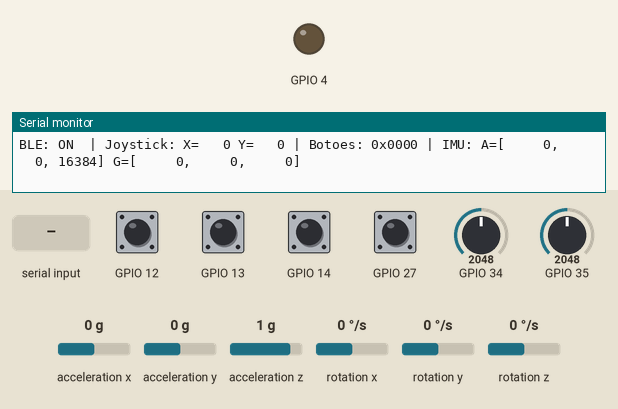
Simulated run of this sketch. Board: ESP32. Shown: output pins drawn as LEDs (lit = HIGH), the last lines printed to the serial monitor. Wiring (inferred from the names in the program): MPU-6050 motion sensor at I2C address 0x68. The test bench sets the inputs (shaded band); at power-on: GPIO 12–14, GPIO 27 HIGH, GPIO 34 = 2048, GPIO 35 = 2048, acceleration x 0 g, acceleration y 0 g, acceleration z 1 g, rotation x 0 °/s, rotation y 0 °/s, rotation z 0 °/s (analog values on the 0–4095 scale). USB keyboard and mouse output is not drawn.

Above: at 2.6 s.
2.7 s: "1\n" received over Serial
At 3.3 s:
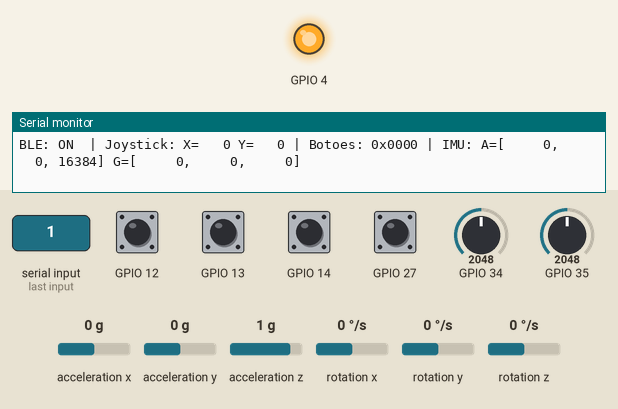
6.5 s: GPIO 34 set to 2339
8.0 s: GPIO 34 set to 2404
10.1 s: GPIO 35 set to 2327
11.6 s: GPIO 35 set to 2403
Timing chart, 0 to 14.6 s (numbered marks = the images above; inputs shaded):
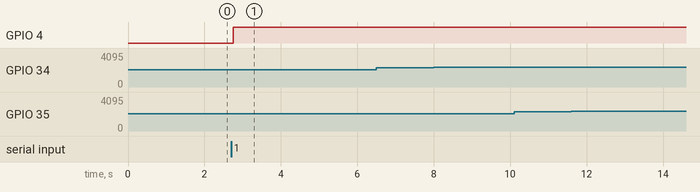

Measured:
- after the input at 2.7 s, GPIO 4: LOW → HIGH after 0.05 s

The sketch:

ControleESP32.ino
```cpp
#include <Arduino.h>

#include "src/controller/GamepadController.h"

constexpr bool ENABLE_SERIAL_DEBUG = true;
constexpr uint16_t DEBUG_PERIOD_MS = 250;

GamepadController controller;

void setup() {
  Serial.begin(115200);

  delay(1000);

  Serial.println();
  Serial.println("=== ESP32 iniciou ===");
  Serial.println("[1] Chamando controller.begin()...");

  if (!controller.begin()) {
    Serial.println("[ERRO] Nao foi possivel inicializar o controle.");

    for (;;) {
      delay(1000);
    }
  }

  Serial.println("[OK] Controle inicializado com sucesso.");
}

void loop() {
  // Main loop idle: communications task handles serial I/O and printing.
  vTaskDelay(
    pdMS_TO_TICKS(DEBUG_PERIOD_MS)
  );
}
```

BluetoothGamepad.cpp
```cpp
#include "BluetoothGamepad.h"

BluetoothGamepad::BluetoothGamepad()
  : bleGamepad(
      "ESP32 Gamepad",
      "PMR3402 Grupo G",
      100
    ),
    configuration() {
}

void BluetoothGamepad::begin() {
  /*
   * Envio manual:
   * atualizamos todos os campos e enviamos um único pacote completo.
   */
  configuration.setAutoReport(false);

  /*
   * O protótipo atual possui quatro botões físicos.
   */
  configuration.setButtonCount(4);

  /*
   * Não utilizamos D-pad nesta etapa.
   */
  configuration.setHatSwitchCount(0);

  /*
   * Um único joystick:
   * - X habilitado;
   * - Y habilitado;
   * - demais eixos desabilitados.
   */
  configuration.setWhichAxes(
    true,   // X
    true,   // Y
    false,  // Z
    false,  // RX
    false,  // RY
    false,  // RZ
    false,  // Slider 1
    false   // Slider 2
  );

  /*
   * Sua classe Joystick normaliza cada eixo entre -127 e 127.
   */
  configuration.setAxesMin(-127);
  configuration.setAxesMax(127);

  /*
   * Reintroduz a IMU no descritor HID mantendo o restante
   * do controle no formato minimo que se mostrou estavel.
   */
  configuration.setIncludeAccelerometer(true);
  configuration.setIncludeGyroscope(true);
  configuration.setMotionMin(-32767);
  configuration.setMotionMax(32767);

  /*
   * Um byte de Output Report para o rumble remoto:
   * 0 desliga; 1..255 ajustam a intensidade.
   */
  configuration.setEnableOutputReport(true);
  configuration.setOutputReportLength(OUTPUT_REPORT_LENGTH);

  bleGamepad.begin(&configuration);
}

bool BluetoothGamepad::isConnected() {
  return bleGamepad.isConnected();
}

void BluetoothGamepad::updateButtons(uint16_t buttonMask) {
  for (uint8_t index = 0; index < 4; index++) {
    uint16_t mask = 1U << index;

    /*
     * A biblioteca enumera os botões a partir de BUTTON_1.
     */
    uint8_t bluetoothButton =
      static_cast<uint8_t>(BUTTON_1 + index);

    if (buttonMask & mask) {
      bleGamepad.press(bluetoothButton);
    } else {
      bleGamepad.release(bluetoothButton);
    }
  }
}

void BluetoothGamepad::sendReport(
  const GamepadReport &report
) {
  if (!isConnected()) {
    return;
  }

  /*
   * Único joystick enviado como analógico esquerdo.
   *
   * Mantivemos os nomes joystick2X e joystick2Y no projeto
   * porque este é fisicamente o antigo Joystick 2.
   */
  bleGamepad.setLeftThumb(
    report.joystick2X,
    report.joystick2Y
  );

  updateButtons(report.buttons);

  if (report.imu.valid) {
    bleGamepad.setMotionControls(
      report.imu.gyroX,
      report.imu.gyroY,
      report.imu.gyroZ,
      report.imu.accelX,
      report.imu.accelY,
      report.imu.accelZ
    );
  }

  /*
   * Envia um pacote HID consolidado.
   */
  bleGamepad.sendReport();
}

bool BluetoothGamepad::readRumbleIntensity(
  uint8_t &intensity
) {
  if (bleGamepad.isOutputReceived()) {
    uint8_t *outputBuffer =
      bleGamepad.getOutputBuffer();

    if (outputBuffer != nullptr) {
      intensity = outputBuffer[0];
      return true;
    }
  }

  return false;
}
```

BluetoothGamepad.h
```cpp
#pragma once

#include <Arduino.h>
#include <BleGamepad.h>

#include "../model/ControllerTypes.h"

/**
 * Gerencia a comunicação Bluetooth HID com o computador.
 *
 * Responsabilidades:
 * - iniciar o dispositivo BLE;
 * - informar se existe um host conectado;
 * - enviar joystick, botões e IMU.
 */
class BluetoothGamepad {
  private:
    static constexpr uint8_t OUTPUT_REPORT_LENGTH = 1;

    BleGamepad bleGamepad;
    BleGamepadConfiguration configuration;

    /**
     * Atualiza o estado dos quatro botões no relatório HID.
     */
    void updateButtons(uint16_t buttonMask);

  public:
    BluetoothGamepad();

    /**
     * Inicializa o Bluetooth e começa o advertising.
     */
    void begin();

    /**
     * Retorna true quando existe um computador conectado.
     */
    bool isConnected();

    /**
     * Envia ao computador o estado mais recente do controle.
     */
    void sendReport(const GamepadReport &report);

    /**
     * Lê a intensidade de rumble enviada pelo host via Output Report.
     *
     * 0 desliga o motor; 1..255 ajustam a intensidade PWM.
     */
    bool readRumbleIntensity(uint8_t &intensity);
};
```

Button.cpp
```cpp
#include "Button.h"

Button::Button(uint8_t pin, uint16_t debounceMs) {
  this->pin = pin;
  this->debounceMs = debounceMs;

  this->stablePressed = false;
  this->lastRawPressed = false;
  this->lastRawChangeTime = 0;
}

void Button::begin() {
  pinMode(pin, INPUT_PULLUP);

  /*
   * Como utilizamos INPUT_PULLUP:
   * - LOW  significa botão pressionado;
   * - HIGH significa botão solto.
   */
  bool initialPressed = digitalRead(pin) == LOW;

  stablePressed = initialPressed;
  lastRawPressed = initialPressed;
  lastRawChangeTime = millis();
}

void Button::update(unsigned long currentTime) {
  bool rawPressed = digitalRead(pin) == LOW;

  /*
   * Caso a leitura bruta mude, iniciamos novamente a contagem
   * do tempo necessário para considerar a mudança estável.
   */
  if (rawPressed != lastRawPressed) {
    lastRawPressed = rawPressed;
    lastRawChangeTime = currentTime;
  }

  /*
   * A mudança somente é aceita após permanecer constante
   * durante o intervalo de debounce.
   */
  if (
    currentTime - lastRawChangeTime >= debounceMs &&
    stablePressed != lastRawPressed
  ) {
    stablePressed = lastRawPressed;
  }
}

bool Button::isPressed() const {
  return stablePressed;
}
```

Button.h
```cpp
#pragma once

#include <Arduino.h>

/**
 * Representa um botão digital com debounce.
 *
 * Convenção elétrica:
 * - botão solto: GPIO em HIGH;
 * - botão pressionado: GPIO em LOW.
 *
 * O botão deve ser conectado entre o GPIO e o GND.
 */
class Button {
  private:
    uint8_t pin;
    uint16_t debounceMs;

    bool stablePressed;
    bool lastRawPressed;

    unsigned long lastRawChangeTime;

  public:
    Button(uint8_t pin, uint16_t debounceMs = 30);

    void begin();

    /**
     * Atualiza o estado interno considerando o debounce.
     */
    void update(unsigned long currentTime);

    /**
     * Retorna true quando o botão está pressionado de forma estável.
     */
    bool isPressed() const;
};
```

ButtonManager.cpp
```cpp
#include "ButtonManager.h"

ButtonManager::ButtonManager(
  uint8_t pinButton1,
  uint8_t pinButton2,
  uint8_t pinButton3,
  uint8_t pinButton4,
  uint16_t debounceMs
) :
  button1(pinButton1, debounceMs),
  button2(pinButton2, debounceMs),
  button3(pinButton3, debounceMs),
  button4(pinButton4, debounceMs),
  buttonMask(0) {
}

void ButtonManager::begin() {
  button1.begin();
  button2.begin();
  button3.begin();
  button4.begin();

  updateMask();
}

void ButtonManager::update() {
  unsigned long currentTime = millis();

  button1.update(currentTime);
  button2.update(currentTime);
  button3.update(currentTime);
  button4.update(currentTime);

  updateMask();
}

uint16_t ButtonManager::getButtonMask() const {
  return buttonMask;
}

void ButtonManager::updateMask() {
  buttonMask = 0;

  if (button1.isPressed()) {
    buttonMask |= 1U << static_cast<uint8_t>(GamepadButton::ACTION_1);
  }

  if (button2.isPressed()) {
    buttonMask |= 1U << static_cast<uint8_t>(GamepadButton::ACTION_2);
  }

  if (button3.isPressed()) {
    buttonMask |= 1U << static_cast<uint8_t>(GamepadButton::ACTION_3);
  }

  if (button4.isPressed()) {
    buttonMask |= 1U << static_cast<uint8_t>(GamepadButton::ACTION_4);
  }
}
```

ButtonManager.h
```cpp
#pragma once

#include <Arduino.h>
#include "Button.h"

/**
 * Cada botão corresponde a um bit do relatório enviado ao computador.
 */
enum class GamepadButton : uint8_t {
  ACTION_1 = 0,
  ACTION_2 = 1,
  ACTION_3 = 2,
  ACTION_4 = 3
};

/**
 * Gerencia todos os botões digitais do controle.
 *
 * Responsabilidades:
 * - inicializar os botões;
 * - atualizar o debounce de cada botão;
 * - reunir os estados em uma máscara de bits.
 */
class ButtonManager {
  private:
    Button button1;
    Button button2;
    Button button3;
    Button button4;

    uint16_t buttonMask;

    void updateMask();

  public:
    ButtonManager(
      uint8_t pinButton1,
      uint8_t pinButton2,
      uint8_t pinButton3,
      uint8_t pinButton4,
      uint16_t debounceMs = 30
    );

    void begin();

    /**
     * Atualiza o estado de todos os botões.
     *
     * Deve ser chamado periodicamente pela tarefa do FreeRTOS.
     */
    void update();

    /**
     * Retorna uma máscara de bits representando os botões pressionados.
     */
    uint16_t getButtonMask() const;
};
```

GamepadController.h
```cpp
#pragma once

#include <Arduino.h>

#include <freertos/FreeRTOS.h>
#include <freertos/task.h>
#include <freertos/queue.h>

#include "../joystick/Joystick.h"
#include "../buttons/ButtonManager.h"
#include "../model/ControllerTypes.h"
#include "../imu/IMU.h"
#include "../haptics/VibrationMotor.h"
#include "../bluetooth/BluetoothGamepad.h"

/**
 * Coordena os componentes físicos e as tarefas do controle.
 *
 * Responsabilidades:
 * - inicializar os dispositivos;
 * - criar as filas do FreeRTOS;
 * - criar as tarefas periódicas;
 * - consolidar os dados dos joysticks e botões;
 * - disponibilizar o relatório mais recente.
 */
class GamepadController {
  private:
    static constexpr uint8_t INPUT_QUEUE_LENGTH = 8;

    static constexpr uint16_t JOYSTICK_PERIOD_MS = 10;
    static constexpr uint16_t BUTTONS_PERIOD_MS = 10;
    static constexpr uint16_t IMU_PERIOD_MS = 20;
    static constexpr uint16_t COMM_PERIOD_MS = 100;
    static constexpr uint16_t DEBUG_PERIOD_MS = 250;
    static constexpr uint16_t INPUT_TASK_STACK_SIZE = 4096;
    static constexpr uint16_t COMM_TASK_STACK_SIZE = 8192;

    Joystick joystick2;

    ButtonManager buttons;
    IMU imu;
    VibrationMotor vibrationMotor;
    BluetoothGamepad bluetoothGamepad;
    bool bluetoothReady;

    QueueHandle_t inputQueue;
    QueueHandle_t reportMailbox;
    QueueHandle_t imuMailbox;

    TaskHandle_t joystickTaskHandle;
    TaskHandle_t buttonsTaskHandle;
    TaskHandle_t imuTaskHandle;
    TaskHandle_t commTaskHandle;
    TaskHandle_t processInputsTaskHandle;

    bool createTasks();
    void deleteTasks();

    static void joystickTaskEntry(void *parameter);
    static void buttonsTaskEntry(void *parameter);
    static void imuTaskEntry(void *parameter);
    static void commTaskEntry(void *parameter);
    static void processInputsTaskEntry(void *parameter);

    void runJoystickTask();
    void runButtonsTask();
    void runIMUTask();
    void runCommTask();
    void runProcessInputsTask();

  public:
    GamepadController();

    /**
     * Inicializa componentes, filas e tarefas.
     *
     * Retorna false se algum recurso não puder ser criado.
     */
    bool begin();

    /**
     * Ativa ou desativa o motor de vibração.
     */
    void setVibration(bool enabled);

    /**
     * Ajusta a intensidade do motor de vibração via PWM.
     */
    void setVibrationIntensity(uint8_t intensity);

    /**
     * Copia o relatório mais recente para a variável recebida.
     *
     * A tarefa Bluetooth utilizará esse método posteriormente.
     */
    bool readLatestReport(
      GamepadReport &report,
      TickType_t waitTicks = 0
    ) const;
};
```

VibrationMotor.cpp
```cpp
#include "VibrationMotor.h"

VibrationMotor::VibrationMotor(uint8_t pin, uint8_t pwmChannel)
  : pin(pin),
    pwmChannel(pwmChannel),
    enabled(false),
    intensity(0) {
}

void VibrationMotor::begin() {
  pinMode(pin, OUTPUT);

#if defined(ESP_ARDUINO_VERSION_MAJOR) && ESP_ARDUINO_VERSION_MAJOR >= 3
  ledcAttach(pin, PWM_FREQUENCY_HZ, PWM_RESOLUTION_BITS);
#else
  ledcSetup(pwmChannel, PWM_FREQUENCY_HZ, PWM_RESOLUTION_BITS);
  ledcAttachPin(pin, pwmChannel);
#endif

  off();
}

void VibrationMotor::setEnabled(bool active) {
  setIntensity(active ? 255 : 0);
}

void VibrationMotor::setIntensity(uint8_t newIntensity) {
  intensity = newIntensity;
  enabled = intensity > 0;
  writeDuty(intensity);
}

void VibrationMotor::on() {
  setEnabled(true);
}

void VibrationMotor::off() {
  setEnabled(false);
}

bool VibrationMotor::isEnabled() const {
  return enabled;
}

uint8_t VibrationMotor::getIntensity() const {
  return intensity;
}

void VibrationMotor::writeDuty(uint8_t duty) {
#if defined(ESP_ARDUINO_VERSION_MAJOR) && ESP_ARDUINO_VERSION_MAJOR >= 3
  ledcWrite(pin, duty);
#else
  ledcWrite(pwmChannel, duty);
#endif
}
```

VibrationMotor.h
```cpp
#pragma once

#include <Arduino.h>

class VibrationMotor {
  private:
    static constexpr uint32_t PWM_FREQUENCY_HZ = 5000;
    static constexpr uint8_t PWM_RESOLUTION_BITS = 8;

    uint8_t pin;
    uint8_t pwmChannel;
    bool enabled;
    uint8_t intensity;

    void writeDuty(uint8_t duty);

  public:
    explicit VibrationMotor(uint8_t pin, uint8_t pwmChannel = 0);

    void begin();
    void setEnabled(bool enabled);
    void setIntensity(uint8_t intensity);
    void on();
    void off();
    bool isEnabled() const;
    uint8_t getIntensity() const;
};
```

IMU.cpp
```cpp
#include "IMU.h"
#include <Wire.h>
#include "../config/Pinos.h"

bool IMU::writeRegister(uint8_t reg, uint8_t value) const {
  Wire.beginTransmission(MPU6050_ADDRESS);
  Wire.write(reg);
  Wire.write(value);
  return Wire.endTransmission() == 0;
}

bool IMU::begin() {
  // Initialize Wire with explicit SDA/SCL pins for ESP32
  Wire.begin(Pins::IMU_SDA, Pins::IMU_SCL);

  Wire.beginTransmission(MPU6050_ADDRESS);
  if (Wire.endTransmission() != 0) {
    return false;
  }

  if (!writeRegister(PWR_MGMT_1, 0x00)) {
    return false;
  }

  if (!writeRegister(ACCEL_CONFIG, 0x00)) {
    return false;
  }

  if (!writeRegister(GYRO_CONFIG, 0x00)) {
    return false;
  }

  return true;
}

bool IMU::read(IMUReport &report) const {
  Wire.beginTransmission(MPU6050_ADDRESS);
  Wire.write(ACCEL_XOUT_H);

  if (Wire.endTransmission(false) != 0) {
    return false;
  }

  constexpr uint8_t kBytesToRead = 14;
  Wire.requestFrom(MPU6050_ADDRESS, kBytesToRead);

  if (Wire.available() < kBytesToRead) {
    return false;
  }

  report.accelX = static_cast<int16_t>(Wire.read() << 8 | Wire.read());
  report.accelY = static_cast<int16_t>(Wire.read() << 8 | Wire.read());
  report.accelZ = static_cast<int16_t>(Wire.read() << 8 | Wire.read());

  Wire.read();
  Wire.read();

  report.gyroX = static_cast<int16_t>(Wire.read() << 8 | Wire.read());
  report.gyroY = static_cast<int16_t>(Wire.read() << 8 | Wire.read());
  report.gyroZ = static_cast<int16_t>(Wire.read() << 8 | Wire.read());

  report.valid = true;
  return true;
}
```

IMU.h
```cpp
#pragma once

#include <Arduino.h>
#include "../model/ControllerTypes.h"
#include "../config/Pinos.h"

class IMU {
  private:
    static constexpr uint8_t MPU6050_ADDRESS = 0x68;
    static constexpr uint8_t PWR_MGMT_1 = 0x6B;
    static constexpr uint8_t ACCEL_CONFIG = 0x1C;
    static constexpr uint8_t GYRO_CONFIG = 0x1B;
    static constexpr uint8_t ACCEL_XOUT_H = 0x3B;

    bool writeRegister(uint8_t reg, uint8_t value) const;

  public:
    IMU() = default;

    bool begin();
    bool read(IMUReport &report) const;
};
```

Joystick.cpp
```cpp
#include "Joystick.h"

Joystick::Joystick(uint8_t pinX, uint8_t pinY, int deadzone) {
  this->pinX = pinX;
  this->pinY = pinY;

  this->deadzone = deadzone;

  // Valores provisórios utilizados até a calibração inicial.
  this->centerX = ADC_MAX_VALUE / 2;
  this->centerY = ADC_MAX_VALUE / 2;
}

void Joystick::begin() {
  pinMode(pinX, INPUT);
  pinMode(pinY, INPUT);

  /*
   * Permite utilizar uma faixa de tensão maior nos canais ADC. A documentação oficial explica que a atenuação interna é justamente o recurso utilizado para medir tensões maiores que a tensão de referência.
   */
  analogSetPinAttenuation(pinX, ADC_11db);
  analogSetPinAttenuation(pinY, ADC_11db);
}

void Joystick::calibrate(uint16_t numberOfSamples) {
  long sumX = 0;
  long sumY = 0;

  for (uint16_t sample = 0; sample < numberOfSamples; sample++) {
    sumX += analogRead(pinX);
    sumY += analogRead(pinY);

    delay(2);
  }

  centerX = sumX / numberOfSamples;
  centerY = sumY / numberOfSamples;
}

Axis2D Joystick::read() const {
  Axis2D reading;

  reading.x = normalizeAxis(analogRead(pinX), centerX);
  reading.y = normalizeAxis(analogRead(pinY), centerY);

  return reading;
}

int8_t Joystick::normalizeAxis(int rawValue, int center) const {
  int delta = rawValue - center;

  /*
   * Valores próximos ao centro são ignorados.
   */
  if (abs(delta) <= deadzone) {
    return 0;
  }

  int maximumDelta;

  if (delta > 0) {
    maximumDelta = ADC_MAX_VALUE - center;
  } else {
    maximumDelta = center;
  }

  int usableRange = maximumDelta - deadzone;

  if (usableRange <= 0) {
    return 0;
  }

  long normalizedValue =
    static_cast<long>(abs(delta) - deadzone) * 127L / usableRange;

  normalizedValue = constrain(normalizedValue, 0L, 127L);

  if (delta < 0) {
    normalizedValue = -normalizedValue;
  }

  return static_cast<int8_t>(normalizedValue);
}
```

Joystick.h
```cpp
#pragma once

#include <Arduino.h>
#include "../model/ControllerTypes.h"

/**
 * Representa um joystick analógico de dois eixos.
 *
 * Responsabilidades:
 * - configurar os pinos ADC;
 * - calibrar a posição central;
 * - ler os dois eixos;
 * - aplicar a zona morta;
 * - normalizar os valores para a escala HID de -127 a 127.
 */
class Joystick {
  private:
    static constexpr int ADC_MAX_VALUE = 4095;

    uint8_t pinX;
    uint8_t pinY;

    int centerX;
    int centerY;

    int deadzone;

    int8_t normalizeAxis(int rawValue, int center) const;

  public:
    Joystick(uint8_t pinX, uint8_t pinY, int deadzone = 180);

    void begin();

    /**
     * Calcula o valor central médio do joystick.
     * O controle deve permanecer parado durante a inicialização.
     */
    void calibrate(uint16_t numberOfSamples = 200);

    /**
     * Retorna os dois eixos já tratados e normalizados.
     */
    Axis2D read() const;
};
```

Source omitted: GamepadController.cpp (10866 bytes), ControllerTypes.h (844 bytes), Pinos.h (541 bytes)
